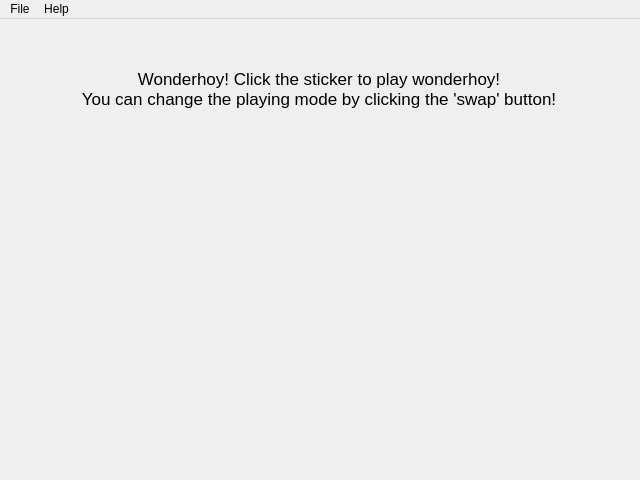
<?xml version="1.0" encoding="UTF-8"?>
<ui version="4.0">
 <class>MainWindow</class>
 <widget class="QMainWindow" name="MainWindow">
  <property name="geometry">
   <rect>
    <x>0</x>
    <y>0</y>
    <width>640</width>
    <height>480</height>
   </rect>
  </property>
  <property name="font">
   <font>
    <family>Arial</family>
   </font>
  </property>
  <property name="windowTitle">
   <string>Wonderhoy Player!</string>
  </property>
  <property name="locale">
   <locale language="English" country="UnitedStates"/>
  </property>
  <widget class="QWidget" name="centralwidget">
   <widget class="QLabel" name="welcome_label">
    <property name="geometry">
     <rect>
      <x>10</x>
      <y>41</y>
      <width>618</width>
      <height>57</height>
     </rect>
    </property>
    <property name="font">
     <font>
      <family>Arial</family>
      <pointsize>13</pointsize>
     </font>
    </property>
    <property name="text">
     <string>Wonderhoy! Click the sticker to play wonderhoy!
You can change the playing mode by clicking the 'swap' button!</string>
    </property>
    <property name="alignment">
     <set>Qt::AlignCenter</set>
    </property>
   </widget>
   <widget class="QPushButton" name="img">
    <property name="geometry">
     <rect>
      <x>150</x>
      <y>110</y>
      <width>300</width>
      <height>300</height>
     </rect>
    </property>
    <property name="font">
     <font>
      <family>Arial</family>
      <pointsize>50</pointsize>
     </font>
    </property>
    <property name="cursor">
     <cursorShape>PointingHandCursor</cursorShape>
    </property>
    <property name="styleSheet">
     <string notr="true">QPushButton
{
	border: none;
	background-color: transparent;
}</string>
    </property>
    <property name="text">
     <string/>
    </property>
   </widget>
   <widget class="QPushButton" name="mode_button">
    <property name="geometry">
     <rect>
      <x>500</x>
      <y>210</y>
      <width>100</width>
      <height>100</height>
     </rect>
    </property>
    <property name="cursor">
     <cursorShape>PointingHandCursor</cursorShape>
    </property>
    <property name="styleSheet">
     <string notr="true">QPushButton
{
	border: none;
	background-color: transparent;
}</string>
    </property>
    <property name="text">
     <string/>
    </property>
    <property name="iconSize">
     <size>
      <width>100</width>
      <height>100</height>
     </size>
    </property>
   </widget>
  </widget>
  <widget class="QMenuBar" name="menubar">
   <property name="geometry">
    <rect>
     <x>0</x>
     <y>0</y>
     <width>640</width>
     <height>23</height>
    </rect>
   </property>
   <widget class="QMenu" name="menuFile">
    <property name="title">
     <string>File</string>
    </property>
    <addaction name="actionExit"/>
   </widget>
   <widget class="QMenu" name="menuHelp">
    <property name="title">
     <string>Help</string>
    </property>
    <addaction name="actionAbout"/>
   </widget>
   <addaction name="menuFile"/>
   <addaction name="menuHelp"/>
  </widget>
  <action name="actionExit">
   <property name="text">
    <string>Exit</string>
   </property>
  </action>
  <action name="actionAbout">
   <property name="text">
    <string>About</string>
   </property>
  </action>
 </widget>
 <resources>
  <include location="resources.qrc"/>
 </resources>
 <connections/>
</ui>
